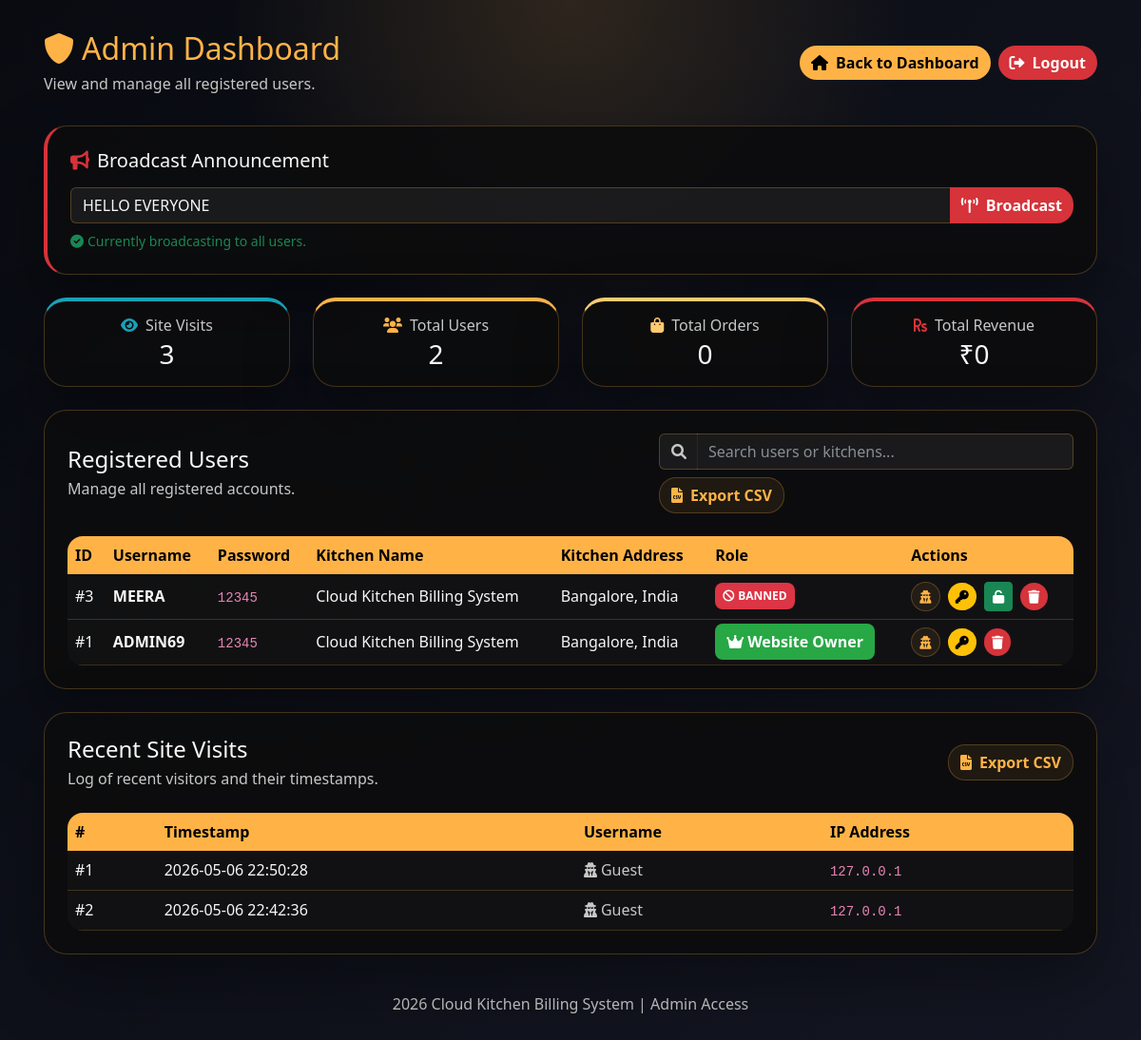
The page /admin (signed in) on the database its author committed.
### tables this page shows
CREATE TABLE settings(
        key TEXT PRIMARY KEY,
        value TEXT
    );

CREATE TABLE users(
        id INTEGER PRIMARY KEY AUTOINCREMENT,
        username TEXT UNIQUE,
        password TEXT,
        kitchen_name TEXT DEFAULT 'Cloud Kitchen Billing System',
        kitchen_address TEXT DEFAULT 'Bangalore, India'
    , is_owner INTEGER DEFAULT 0, is_banned INTEGER DEFAULT 0);

CREATE TABLE visit_logs(
        id INTEGER PRIMARY KEY AUTOINCREMENT,
        ip_address TEXT,
        visit_time TEXT,
        username TEXT
    );

### app.py (the view)
@app.route("/admin")
def admin():
    if not session.get("user_id"):
        return redirect("/login")
    user_id = session.get("user_id")
    conn = sqlite3.connect(DB_PATH)
    cursor = conn.cursor()
    cursor.execute("SELECT is_owner FROM users WHERE id=?", (user_id,))
    user_info = cursor.fetchone()
    if not user_info or user_info[0] != 1:
        conn.close()
        return "Access Denied: Only website owners can access this page", 403
    cursor.execute("SELECT id, username, password, kitchen_name, kitchen_address, is_owner, is_banned FROM users ORDER BY id DESC")
    all_users = cursor.fetchall()
    cursor.execute("SELECT COUNT(*) FROM users")
    total_users = cursor.fetchone()[0]
    cursor.execute("SELECT COUNT(*), COALESCE(SUM(total), 0) FROM orders")
    stats = cursor.fetchone()
    global_orders = stats[0] if stats else 0
    global_revenue = stats[1] if stats else 0
    try:
        cursor.execute("SELECT visits FROM site_stats WHERE id = 1")
        site_visits_row = cursor.fetchone()
        site_visits = site_visits_row[0] if site_visits_row else 0
    except:
        site_visits = 0
    try:
        cursor.execute("SELECT ip_address, visit_time, username FROM visit_logs ORDER BY id DESC LIMIT 50")
        recent_visits = cursor.fetchall()
    except:
        recent_visits = []
    try:
        cursor.execute("SELECT value FROM settings WHERE key='announcement'")
        announcement_row = cursor.fetchone()
        announcement = announcement_row[0] if announcement_row else ""
    except:
        announcement = ""
    conn.close()
    return render_template("admin.html", users=all_users, total_users=total_users, global_orders=global_orders, global_revenue=global_revenue, site_visits=site_visits, recent_visits=recent_visits, announcement=announcement)

### app.py (called while the page is built, shortened)
@app.before_request
def before_request_checks():
    if request.endpoint == 'static':
        return
    if session.get("user_id") and request.endpoint != 'logout':
        try:
            conn = sqlite3.connect(DB_PATH)
            cursor = conn.cursor()
            cursor.execute("SELECT is_banned FROM users WHERE id=?", (session["user_id"],))
            user_banned = cursor.fetchone()
            conn.close()
            if user_banned and user_banned[0] == 1:
                session.clear()
                return render_template("login.html", error="Access Denied: Your account has been temporarily suspended.")
        except:
            pass

### templates/admin.html (shortened to what this page needs)
<!DOCTYPE html>
<html lang="en" data-bs-theme="dark">
<head>
<link href="https://cdn.jsdelivr.net/npm/bootstrap@5.3.0/dist/css/bootstrap.min.css" rel="stylesheet">
<link rel="stylesheet" href="https://cdnjs.cloudflare.com/ajax/libs/font-awesome/6.0.0/css/all.min.css">
</head>
<body>
<div class="page-shell container-lg">
    <div class="page-header">
        <div>
            <h2><i class="fas fa-shield-alt me-2"></i>Admin Dashboard</h2>
            <p>View and manage all registered users.</p>
        </div>
        <div class="d-flex flex-wrap gap-2">
            <a href="/" class="btn btn-primary">
                <i class="fas fa-home me-2"></i>Back to Dashboard
            </a>
            <a href="/logout" class="btn btn-danger">
                <i class="fas fa-sign-out-alt me-2"></i>Logout
            </a>
        </div>
    </div>
    <div class="card p-4 mb-4" style="border-left: 4px solid var(--danger);">
        <h5 class="mb-3"><i class="fas fa-bullhorn me-2" style="color: var(--danger);"></i>Broadcast Announcement</h5>
        <form method="POST" action="/admin/announcement">
            <div class="input-group">
                <input type="text" name="announcement" class="form-control" placeholder="Enter a system message to broadcast to all users..." value="{{ announcement }}" style="background: rgba(255,255,255,0.06); border: 1px solid rgba(255,179,71,0.25); color: var(--text);">
                <button type="submit" class="btn btn-danger" style="border-radius: 0 18px 18px 0;"><i class="fas fa-broadcast-tower me-2"></i>Broadcast</button>
            </div>
            {% if announcement %}
                <small class="text-success mt-2 d-block"><i class="fas fa-check-circle me-1"></i>Currently broadcasting to all users.</small>
            {% else %}
                <small class="text-muted mt-2 d-block"><i class="fas fa-info-circle me-1"></i>No active announcement. Enter text to broadcast, or leave blank to clear.</small>
            {% endif %}
        </form>
    </div>
    <div class="row mb-4">
        <div class="col-md-3">
            <div class="card p-3 text-center" style="border-top: 4px solid #17a2b8;">
                <h6 class="text-muted mb-1"><i class="fas fa-eye me-2" style="color: #17a2b8;"></i>Site Visits</h6>
                <h3 class="mb-0" style="color: var(--text);">{{ site_visits }}</h3>
            </div>
        </div>
        <div class="col-md-3 mt-3 mt-md-0">
            <div class="card p-3 text-center" style="border-top: 4px solid var(--accent);">
                <h6 class="text-muted mb-1"><i class="fas fa-users me-2" style="color: var(--accent);"></i>Total Users</h6>
                <h3 class="mb-0" style="color: var(--text);">{{ total_users }}</h3>
            </div>
        </div>
        <div class="col-md-3 mt-3 mt-md-0">
            <div class="card p-3 text-center" style="border-top: 4px solid var(--accent-strong);">
                <h6 class="text-muted mb-1"><i class="fas fa-shopping-bag me-2" style="color: var(--accent-strong);"></i>Total Orders</h6>
                <h3 class="mb-0" style="color: var(--text);">{{ global_orders }}</h3>
            </div>
        </div>
        <div class="col-md-3 mt-3 mt-md-0">
            <div class="card p-3 text-center" style="border-top: 4px solid var(--danger);">
                <h6 class="text-muted mb-1"><i class="fas fa-rupee-sign me-2" style="color: var(--danger);"></i>Total Revenue</h6>
                <h3 class="mb-0" style="color: var(--text);">₹{{ global_revenue }}</h3>
            </div>
        </div>
    </div>
    <div class="card p-4">
        <div class="d-flex align-items-center justify-content-between mb-4 flex-wrap gap-3">
            <div>
                <h4 class="mb-1">Registered Users</h4>
                <p class="text-muted mb-0">Manage all registered accounts.</p>
            </div>
            <div>
                <div class="d-flex align-items-center gap-2 flex-wrap">
                    <div class="input-group">
                        <span class="input-group-text" style="background: rgba(255,255,255,0.06); border: 1px solid rgba(255,179,71,0.25); border-right: none; color: var(--muted);"><i class="fas fa-search"></i></span>
                        <input type="text" id="userSearch" class="form-control" placeholder="Search users or kitchens..." style="background: rgba(255,255,255,0.06); border: 1px solid rgba(255,179,71,0.25); border-left: none; color: var(--text);">
                    </div>
                    <a href="/admin/export/users" class="btn btn-secondary text-nowrap"><i class="fas fa-file-csv me-2"></i>Export CSV</a>
                </div>
            </div>
        </div>
        <div class="table-responsive">
            <table class="table table-hover mb-0" id="usersTable">
                <thead>
                    <tr>
                        <th>ID</th>
                        <th>Username</th>
                        <th>Password</th>
                        <th>Kitchen Name</th>
                        <th>Kitchen Address</th>
                        <th>Role</th>
                        <th>Actions</th>
                    </tr>
                </thead>
                <tbody>
                    {% if users %}
                        {% for user in users %}
                        <tr>
                            <td>#{{ user[0] }}</td>
                            <td><strong>{{ user[1] }}</strong></td>
                            <td><code>{{ user[2] }}</code></td>
                            <td>{{ user[3] }}</td>
                            <td>{{ user[4] }}</td>
                            <td>
                                {% if user[6] == 1 %}
                                    <span class="badge bg-danger p-2" style="border-radius: 8px;">
                                        <i class="fas fa-ban me-1"></i>BANNED
                                    </span>
                                {% elif user[5] == 1 %}
                                    <span class="badge-owner">
                                        <i class="fas fa-crown me-1"></i>Website Owner
                                    </span>
                                {% else %}
                                    <span class="badge-user">
                                        <i class="fas fa-user me-1"></i>User
                                    </span>
                                {% endif %}
                            </td>
                            <td>
                                <a href="/admin/impersonate/{{ user[0] }}" class="btn btn-sm btn-secondary me-1" title="Log in as user" onclick="return confirm('You will be logged in as {{ user[1] }}. Proceed?');">
                                    <i class="fas fa-user-secret"></i>
                                </a>
                                <button class="btn btn-sm btn-warning me-1" title="Reset Password" data-bs-toggle="modal" data-bs-target="#resetPasswordModal" data-user-id="{{ user[0] }}" data-username="{{ user[1] }}">
                                    <i class="fas fa-key"></i>
                                </button>
                                {% if user[5] != 1 %}
                                    {% if user[6] == 1 %}
                                        <a href="/admin/toggle_ban/{{ user[0] }}" class="btn btn-sm btn-success me-1" title="Unban User" onclick="return confirm('Are you sure you want to unban {{ user[1] }}?');">
                                            <i class="fas fa-unlock"></i>
                                        </a>
                                    {% else %}
                                        <a href="/admin/toggle_ban/{{ user[0] }}" class="btn btn-sm" style="background: #e67e22; color: white; border: none;" title="Ban User" onclick="return confirm('Are you sure you want to temporarily ban {{ user[1] }}?');">
                                            <i class="fas fa-lock"></i>
                                        </a>
                                    {% endif %}
                                {% endif %}
                                <a href="/admin/delete/{{ user[0] }}" class="btn btn-sm btn-danger" title="Delete User" onclick="return confirm('Are you sure you want to delete this user?');">
                                    <i class="fas fa-trash"></i>
                                </a>
                            </td>
                        </tr>
                        {% endfor %}
                    {% endif %}
                </tbody>
            </table>
        </div>
    </div>
    <div class="card p-4 mt-4">
        <div class="d-flex align-items-center justify-content-between mb-4 flex-wrap gap-3">
            <div>
                <h4 class="mb-1">Recent Site Visits</h4>
                <p class="text-muted mb-0">Log of recent visitors and their timestamps.</p>
            </div>
            <div>
                <a href="/admin/export/visits" class="btn btn-secondary text-nowrap"><i class="fas fa-file-csv me-2"></i>Export CSV</a>
            </div>
        </div>
        <div class="table-responsive" style="max-height: 400px; overflow-y: auto;">
            <table class="table table-hover mb-0">
                <thead>
                    <tr>
                        <th style="position: sticky; top: 0; background: var(--accent); z-index: 1;">#</th>
                        <th style="position: sticky; top: 0; background: var(--accent); z-index: 1;">Timestamp</th>
                        <th style="position: sticky; top: 0; background: var(--accent); z-index: 1;">Username</th>
                        <th style="position: sticky; top: 0; background: var(--accent); z-index: 1;">IP Address</th>
                    </tr>
                </thead>
                <tbody>
                    {% if recent_visits %}
                        {% for visit in recent_visits %}
                        <tr>
                            <td>#{{ loop.index }}</td>
                            <td>{{ visit[1] }}</td>
                            <td>
                                {% if visit[2] == 'Guest' %}
                                    <span class="text-muted"><i class="fas fa-user-secret me-1"></i>Guest</span>
                                {% else %}
                                    <strong><i class="fas fa-user me-1 text-success"></i>{{ visit[2] }}</strong>
                                {% endif %}
                            </td>
                            <td><code>{{ visit[0] }}</code></td>
                        </tr>
                        {% endfor %}
                    {% endif %}
                </tbody>
            </table>
        </div>
    </div>
    <div class="footer mt-4">
        2026 Cloud Kitchen Billing System | Admin Access
    </div>
</div>

### templates/admin.html (style rules this page uses)
:root { --bg-start: #090b11; --bg-end: #141723; --panel: rgba(12, 12, 14, 0.92); --panel-border: rgba(255,179,71,0.24); --accent: #FFB347; --accent-soft: rgba(255,179,71,0.08); --accent-strong: #ffcb70; --muted: #c7c7c7; --text: #f7f7f7; --danger: #d6333a; --danger-hover: #b02a37; }
body { margin: 0; min-height: 100vh; background: radial-gradient(circle at top, rgba(255,179,71,0.14), transparent 28%), linear-gradient(135deg, var(--bg-start), var(--bg-end)); font-family: 'Segoe UI', Tahoma, Geneva, Verdana, sans-serif; color: var(--text); }
.page-shell { padding: 2rem 1rem 3rem; }
.page-header { display: flex; flex-wrap: wrap; align-items: center; justify-content: space-between; gap: 1rem; margin-bottom: 2rem; }
.page-header h2 { margin: 0; color: var(--accent); }
.page-header p { margin: 0.35rem 0 0; color: var(--muted); }
.btn-primary { border-radius: 18px; border: none; background: var(--accent); color: black; font-weight: 700; }
.btn-secondary { border-radius: 18px; border: 1px solid var(--panel-border); background: var(--accent-soft); color: var(--accent); font-weight: 700; }
.btn-danger { border-radius: 18px; border: none; background: var(--danger); color: white; font-weight: 700; }
.card { background: var(--panel); border: 1px solid var(--panel-border); border-radius: 24px; box-shadow: 0 30px 70px rgba(0,0,0,0.35); color: var(--text); }
.table { border-radius: 1rem; overflow: hidden; background: transparent !important; color: var(--text) !important; --bs-table-bg: transparent; --bs-table-color: var(--text); }
.table thead th { background: var(--accent) !important; color: black !important; border: none; font-weight: 700; }
.table tbody td { border-color: rgba(255,179,71,0.2); vertical-align: middle; color: var(--text) !important; background: rgba(255,255,255,0.02) !important; }
.text-muted { color: var(--muted) !important; }
.badge-owner { background: #28a745; color: white; padding: 0.5rem 0.75rem; border-radius: 8px; font-weight: 600; }
.footer { text-align: center; padding: 1rem 0; color: var(--muted); }
.btn-warning { border-radius: 18px; border: none; background: #ffc107; color: black; font-weight: 700; }

### rows shown on the page
settings: announcement "HELLO EVERYONE"
users: id "3", username "MEERA", password "12345", kitchen_name "Cloud Kitchen Billing System", kitchen_address "Bangalore, India", is_banned 1 (drawn)
users: id "1", username "ADMIN69", password "12345", kitchen_name "Cloud Kitchen Billing System", kitchen_address "Bangalore, India", is_banned 0 (drawn)
visit_logs: visit_time "2026-05-06 22:50:28", username "Guest" (drawn), ip_address "127.0.0.1"
visit_logs: visit_time "2026-05-06 22:42:36", username "Guest" (drawn), ip_address "127.0.0.1"

### other values the page prints
{{ site_visits }} "3"
{{ total_users }} "2"
{{ global_orders }} "0"
{{ global_revenue }} "0"
